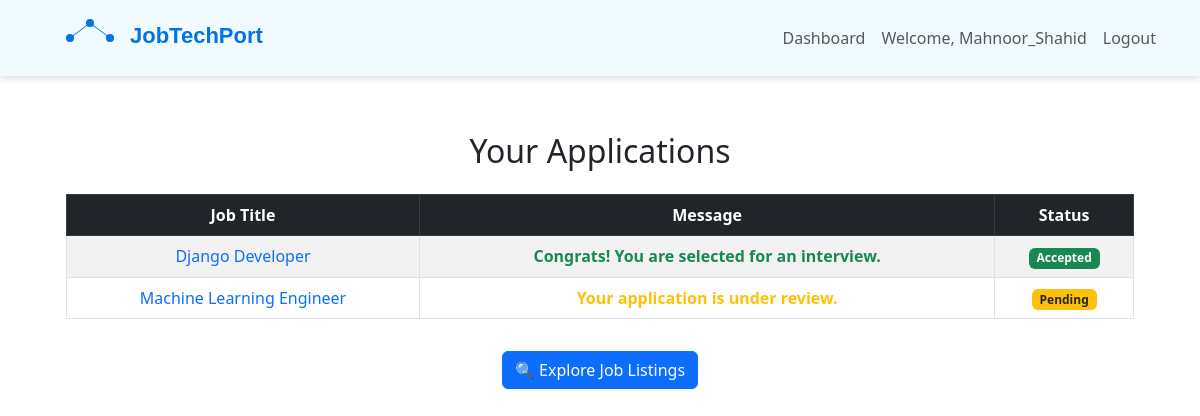
Before: /dashboard/ (signed in) with the older database file.
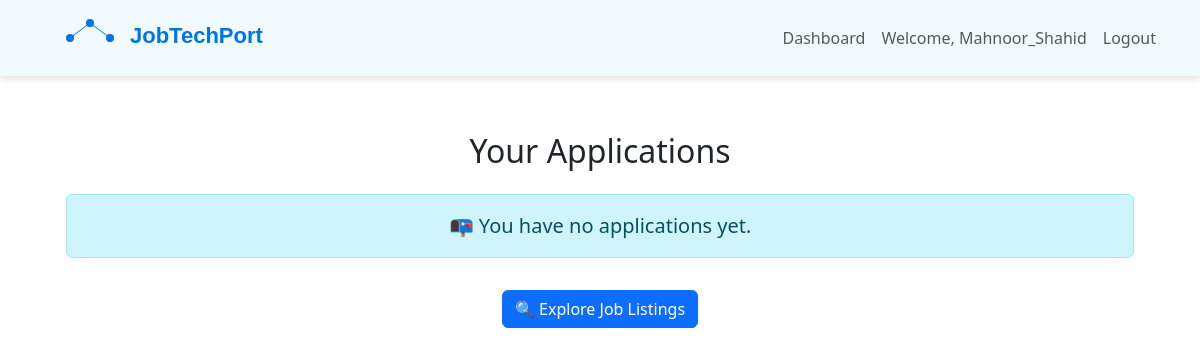
After: the same page with the newer database file.
### jobs/models.py (models this page shows, shortened)
class Application(models.Model):
    user = models.ForeignKey('accounts.CustomUser', on_delete=models.CASCADE)  # Jo user apply kar raha hai
    job = models.ForeignKey(Job, on_delete=models.CASCADE) # Jo job ke liye apply kar raha hai
    resume = models.FileField(upload_to='resumes/')
    status = models.CharField(max_length=20, choices=[('Pending', 'Pending'), ('Accepted', 'Accepted'), ('Rejected', 'Rejected')], default='Pending')
    ai_rank_score = models.IntegerField(null=True, blank=True)  # Field to store the AI ranking score
    ai_processing_status = models.CharField(max_length=20, choices=[('Processing', 'Processing'), ('Completed', 'Completed')], default='Processing')
    created_at = models.DateTimeField(auto_now_add=True) # Application ka creation time.

class Job(models.Model):
    title = models.CharField(max_length=255)
    description = models.TextField()
    company = models.CharField(max_length=255)
    location = models.CharField(max_length=100)
    created_at = models.DateTimeField(auto_now_add=True)

### jobs/views.py (the view)
# urls.py: path('dashboard/', views.user_dashboard, name='user_dashboard'),
def user_dashboard(request):
    if not request.user.is_authenticated:
        return redirect('login')
    applications = Application.objects.filter(user=request.user)
    return render(request, 'jobs/user_dashboard.html', {'applications': applications})

### jobs/templates/jobs/user_dashboard.html
{% extends 'jobs/base.html' %}
{% block content %}
<div class="container mt-4">
    <h2 class="mb-4 text-center">Your Applications</h2>
    {% if applications %}
        <div class="table-responsive">
            <table class="table table-bordered table-striped text-center">
                <thead class="table-dark">
                    <tr>
                        <th>Job Title</th>
                        <th>Message</th>
                        <th>Status</th>
                    </tr>
                </thead>
                <tbody>
                    {% for application in applications %}
                        <tr>
                            <td>
                                <a href="{% url 'job_detail' application.job.id %}" class="text-decoration-none">
                                    {{ application.job.title }}
                                </a>
                            </td>
                            <td>
                                {% if application.status == 'Accepted' %}
                                    <span class="text-success fw-bold">Congrats! You are selected for an interview.</span>
                                {% elif application.status == 'Rejected' %}
                                    <span class="text-danger fw-bold">Unfortunately, your application was not selected.</span>
                                {% else %}
                                    <span class="text-warning fw-bold">Your application is under review.</span>
                                {% endif %}
                            </td>
                            <td>
                                <span class="badge
                                    {% if application.status == 'Accepted' %} bg-success
                                    {% elif application.status == 'Rejected' %} bg-danger
                                    {% else %} bg-warning text-dark
                                    {% endif %}">
                                    {{ application.status }}
                                </span>
                            </td>
                        </tr>
                    {% endfor %}
                </tbody>
            </table>
        </div>
    {% else %}
        <div class="alert alert-info text-center fs-5 fw-medium" role="alert">
            📭 You have no applications yet.
        </div>
    {% endif %}
    <div class="text-center">
        <a href="{% url 'job_list' %}" class="btn btn-primary mt-3">🔍 Explore Job Listings</a>
    </div>
</div>
{% endblock %}

Changed rows visible on the page:
removed Application: job "Django Developer", shows "Congrats! You are selected for an interview.", status "Accepted"
removed Application: job "Machine Learning Engineer", shows "Your application is under review.", status "Pending"
Other visible differences:
text no longer shown: "Job Title Message Status"
text now shown: "📭 You have no applications yet."
